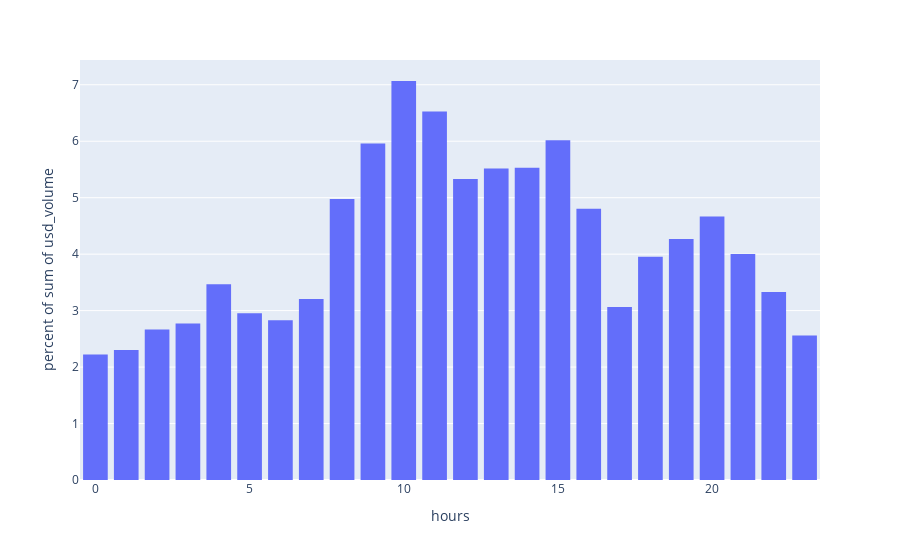

The notebook cell this image was saved under:
### Code cell
# Plot the results

fig = px.histogram(data_frame=hours.to_pandas(), x="hours", y="usd_volume", histnorm="percent", nbins=24)
fig.update_layout(bargap=0.2)
fig.show()

### Figure 1 — Plotly figure (JSON) as saved in the notebook; plotly's stock layout.template omitted (floating-point values rounded to 4 significant figures)
{"data": [{"alignmentgroup": "True", "bingroup": "x", "histfunc": "sum", "histnorm": "percent", "hovertemplate": "hours=%{x}<br>percent of sum of usd_volume=%{y}<extra></extra>", "legendgroup": "", "marker": {"color": "#636efa", "pattern": {"shape": ""}}, "name": "", "nbinsx": 24, "offsetgroup": "", "orientation": "v", "showlegend": false, "type": "histogram", "x": [0, 1, 2, 3, 4, 5, 6, 7, 8, 9, 10, 11, 12, 13, 14, 15, 16, 17, 18, 19, 20, 21, 22, 23], "xaxis": "x", "y": [196600000.0, 203700000.0, 235800000.0, 244900000.0, 306400000.0, 261000000.0, 250200000.0, 283300000.0, 439800000.0, 526600000.0, 624600000.0, 577000000.0, 471300000.0, 487800000.0, 489000000.0, 531800000.0, 424500000.0, 270900000.0, 349300000.0, 377200000.0, 412500000.0, 353800000.0, 294400000.0, 226200000.0], "yaxis": "y"}], "layout": {"autosize": true, "bargap": 0.2, "barmode": "relative", "legend": {"tracegroupgap": 0}, "margin": {"t": 60}, "xaxis": {"anchor": "y", "autorange": true, "domain": [0, 1], "range": [-0.5, 23.5], "title": {"text": "hours"}, "type": "linear"}, "yaxis": {"anchor": "x", "autorange": true, "domain": [0, 1], "range": [0, 7.439], "title": {"text": "percent of sum of usd_volume"}, "type": "linear"}}}
